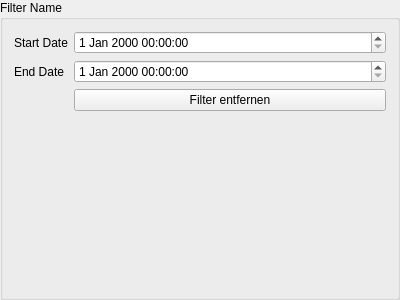
<?xml version="1.0" encoding="UTF-8"?>
<ui version="4.0">
 <class>Form</class>
 <widget class="QGroupBox" name="Form">
  <property name="geometry">
   <rect>
    <x>0</x>
    <y>0</y>
    <width>400</width>
    <height>300</height>
   </rect>
  </property>
  <property name="font">
   <font>
    <weight>50</weight>
    <bold>false</bold>
   </font>
  </property>
  <property name="windowTitle">
   <string>Form</string>
  </property>
  <property name="title">
   <string>Filter Name</string>
  </property>
  <layout class="QFormLayout" name="formLayout">
   <property name="sizeConstraint">
    <enum>QLayout::SetDefaultConstraint</enum>
   </property>
   <property name="fieldGrowthPolicy">
    <enum>QFormLayout::AllNonFixedFieldsGrow</enum>
   </property>
   <item row="1" column="0">
    <widget class="QLabel" name="fromDatePickerLabel">
     <property name="text">
      <string>Start Date</string>
     </property>
    </widget>
   </item>
   <item row="1" column="1">
    <widget class="QDateTimeEdit" name="fromDatePicker"/>
   </item>
   <item row="2" column="0">
    <widget class="QLabel" name="toDatePickerLabel">
     <property name="text">
      <string>End Date</string>
     </property>
    </widget>
   </item>
   <item row="2" column="1">
    <widget class="QDateTimeEdit" name="toDatePicker"/>
   </item>
   <item row="3" column="1">
    <widget class="QPushButton" name="clearFilter">
     <property name="text">
      <string>Filter entfernen</string>
     </property>
     <property name="flat">
      <bool>false</bool>
     </property>
    </widget>
   </item>
  </layout>
 </widget>
 <resources/>
 <connections/>
</ui>
